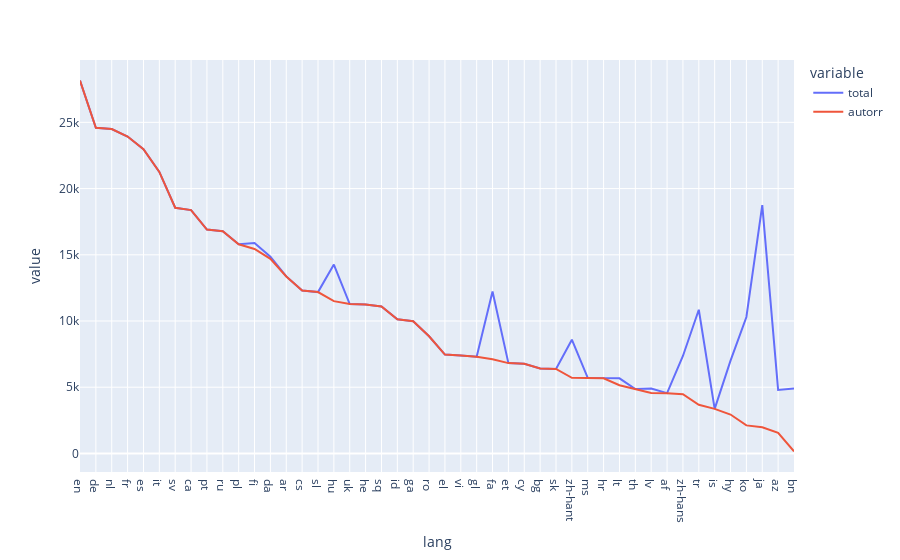

Source (notebook cell):
### Code cell
import pandas as pd
import plotly.express as px

mpararel_examples = {'en': 28152,
         'de': 24593,
         'nl': 24497,
         'fr': 23925,
         'es': 22981,
         'it': 21255,
         'ja': 18754,
         'sv': 18552,
         'ca': 18375,
         'pt': 16909,
         'ru': 16781,
         'fi': 15896,
         'pl': 15790,
         'da': 14851,
         'hu': 14265,
         'ar': 13367,
         'cs': 12298,
         'fa': 12229,
         'sl': 12184,
         'uk': 11280,
         'he': 11244,
         'sq': 11096,
         'tr': 10848,
         'ko': 10304,
         'id': 10136,
         'ga': 9985,
         'ro': 8849,
         'zh-hant': 8586,
         'el': 7467,
         'vi': 7391,
         'zh-hans': 7357,
         'gl': 7307,
         'hy': 7003,
         'et': 6822,
         'cy': 6770,
         'bg': 6417,
         'sk': 6377,
         'ms': 5706,
         'lt': 5674,
         'hr': 5670,
         'bn': 4914,
         'lv': 4903,
         'th': 4861,
         'az': 4792,
         'af': 4552,
         'is': 3365}
mpararel_autoregressive = {'en': 28152,
         'de': 24593,
         'nl': 24497,
         'fr': 23925,
         'es': 22981,
         'it': 21255,
         'sv': 18552,
         'ca': 18375,
         'pt': 16909,
         'ru': 16781,
         'pl': 15790,
         'fi': 15442,
         'da': 14698,
         'ar': 13367,
         'cs': 12298,
         'sl': 12184,
         'hu': 11500,
         'uk': 11280,
         'he': 11244,
         'sq': 11096,
         'id': 10136,
         'ga': 9985,
         'ro': 8849,
         'el': 7467,
         'vi': 7391,
         'gl': 7307,
         'fa': 7115,
         'et': 6822,
         'cy': 6770,
         'bg': 6417,
         'sk': 6377,
         'zh-hant': 5709,
         'ms': 5706,
         'hr': 5670,
         'lt': 5149,
         'th': 4861,
         'lv': 4572,
         'af': 4552,
         'zh-hans': 4468,
         'tr': 3671,
         'is': 3365,
         'hy': 2938,
         'ko': 2117,
         'ja': 1978,
         'az': 1556,
         'bn': 155}
data = []
for lang in mpararel_examples.keys():
    data.append([lang, mpararel_examples[lang], mpararel_autoregressive[lang]])
df = pd.DataFrame(data, columns=["lang", "total", "autorr"])
df = df.sort_values(by=["autorr"], ascending=False)

fig = px.line(df, x="lang", y=["total", "autorr"])
fig.show()

### Figure 1 — Plotly figure (JSON) as saved in the notebook; plotly's stock layout.template omitted (floating-point values rounded to 4 significant figures)
{"data": [{"hovertemplate": "variable=total<br>lang=%{x}<br>value=%{y}<extra></extra>", "legendgroup": "total", "line": {"color": "#636efa", "dash": "solid"}, "marker": {"symbol": "circle"}, "mode": "lines", "name": "total", "orientation": "v", "showlegend": true, "type": "scatter", "x": ["en", "de", "nl", "fr", "es", "it", "sv", "ca", "pt", "ru", "pl", "fi", "da", "ar", "cs", "sl", "hu", "uk", "he", "sq", "id", "ga", "ro", "el", "vi", "gl", "fa", "et", "cy", "bg", "sk", "zh-hant", "ms", "hr", "lt", "th", "lv", "af", "zh-hans", "tr", "is", "hy", "ko", "ja", "az", "bn"], "xaxis": "x", "y": [28152, 24593, 24497, 23925, 22981, 21255, 18552, 18375, 16909, 16781, 15790, 15896, 14851, 13367, 12298, 12184, 14265, 11280, 11244, 11096, 10136, 9985, 8849, 7467, 7391, 7307, 12229, 6822, 6770, 6417, 6377, 8586, 5706, 5670, 5674, 4861, 4903, 4552, 7357, 10848, 3365, 7003, 10304, 18754, 4792, 4914], "yaxis": "y"}, {"hovertemplate": "variable=autorr<br>lang=%{x}<br>value=%{y}<extra></extra>", "legendgroup": "autorr", "line": {"color": "#EF553B", "dash": "solid"}, "marker": {"symbol": "circle"}, "mode": "lines", "name": "autorr", "orientation": "v", "showlegend": true, "type": "scatter", "x": ["en", "de", "nl", "fr", "es", "it", "sv", "ca", "pt", "ru", "pl", "fi", "da", "ar", "cs", "sl", "hu", "uk", "he", "sq", "id", "ga", "ro", "el", "vi", "gl", "fa", "et", "cy", "bg", "sk", "zh-hant", "ms", "hr", "lt", "th", "lv", "af", "zh-hans", "tr", "is", "hy", "ko", "ja", "az", "bn"], "xaxis": "x", "y": [28152, 24593, 24497, 23925, 22981, 21255, 18552, 18375, 16909, 16781, 15790, 15442, 14698, 13367, 12298, 12184, 11500, 11280, 11244, 11096, 10136, 9985, 8849, 7467, 7391, 7307, 7115, 6822, 6770, 6417, 6377, 5709, 5706, 5670, 5149, 4861, 4572, 4552, 4468, 3671, 3365, 2938, 2117, 1978, 1556, 155], "yaxis": "y"}], "layout": {"autosize": true, "legend": {"title": {"text": "variable"}, "tracegroupgap": 0}, "margin": {"t": 60}, "xaxis": {"anchor": "y", "autorange": true, "domain": [0, 1], "range": [0, 45], "title": {"text": "lang"}, "type": "category"}, "yaxis": {"anchor": "x", "autorange": true, "domain": [0, 1], "range": [-1400.0, 29710.0], "title": {"text": "value"}, "type": "linear"}}}
